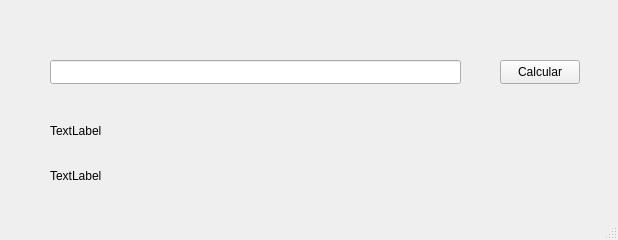
<?xml version="1.0" encoding="UTF-8"?>
<ui version="4.0">
 <class>MainWindow</class>
 <widget class="QMainWindow" name="MainWindow">
  <property name="geometry">
   <rect>
    <x>0</x>
    <y>0</y>
    <width>618</width>
    <height>240</height>
   </rect>
  </property>
  <property name="windowTitle">
   <string>MainWindow</string>
  </property>
  <widget class="QWidget" name="centralwidget">
   <widget class="QLineEdit" name="lineEdit">
    <property name="geometry">
     <rect>
      <x>50</x>
      <y>60</y>
      <width>411</width>
      <height>24</height>
     </rect>
    </property>
   </widget>
   <widget class="QPushButton" name="pushButton">
    <property name="geometry">
     <rect>
      <x>500</x>
      <y>60</y>
      <width>80</width>
      <height>24</height>
     </rect>
    </property>
    <property name="text">
     <string>Calcular</string>
    </property>
   </widget>
   <widget class="QLabel" name="label">
    <property name="geometry">
     <rect>
      <x>50</x>
      <y>115</y>
      <width>351</width>
      <height>31</height>
     </rect>
    </property>
    <property name="text">
     <string>TextLabel</string>
    </property>
   </widget>
   <widget class="QLabel" name="label_2">
    <property name="geometry">
     <rect>
      <x>50</x>
      <y>160</y>
      <width>401</width>
      <height>31</height>
     </rect>
    </property>
    <property name="text">
     <string>TextLabel</string>
    </property>
   </widget>
  </widget>
  <widget class="QMenuBar" name="menubar">
   <property name="geometry">
    <rect>
     <x>0</x>
     <y>0</y>
     <width>618</width>
     <height>21</height>
    </rect>
   </property>
  </widget>
  <widget class="QStatusBar" name="statusbar"/>
 </widget>
 <resources/>
 <connections/>
</ui>
